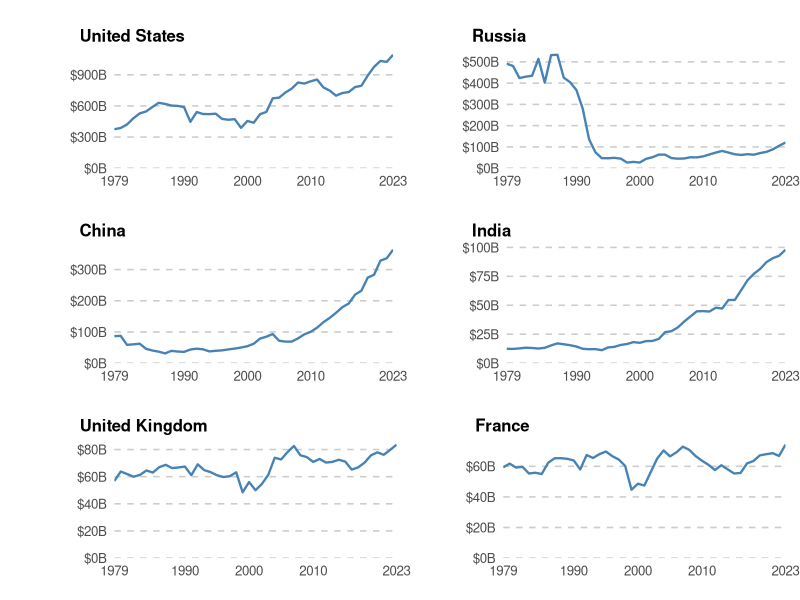
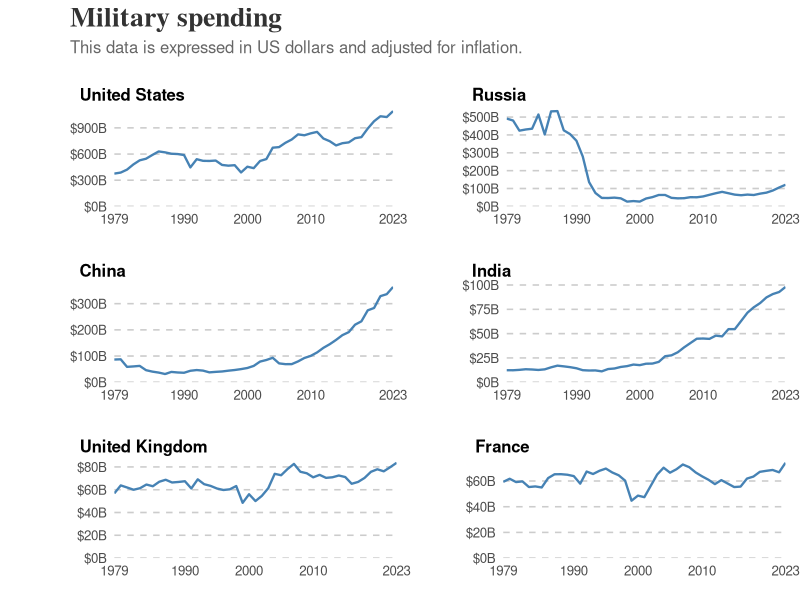
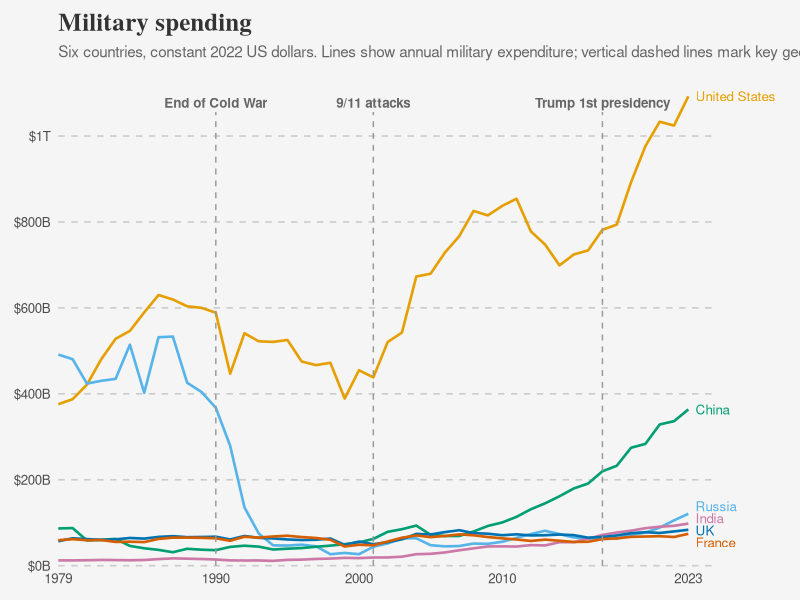
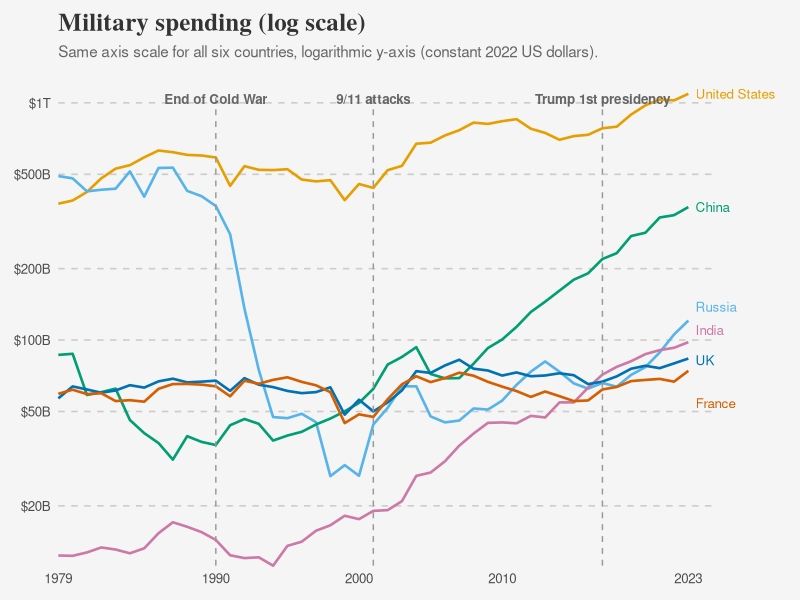
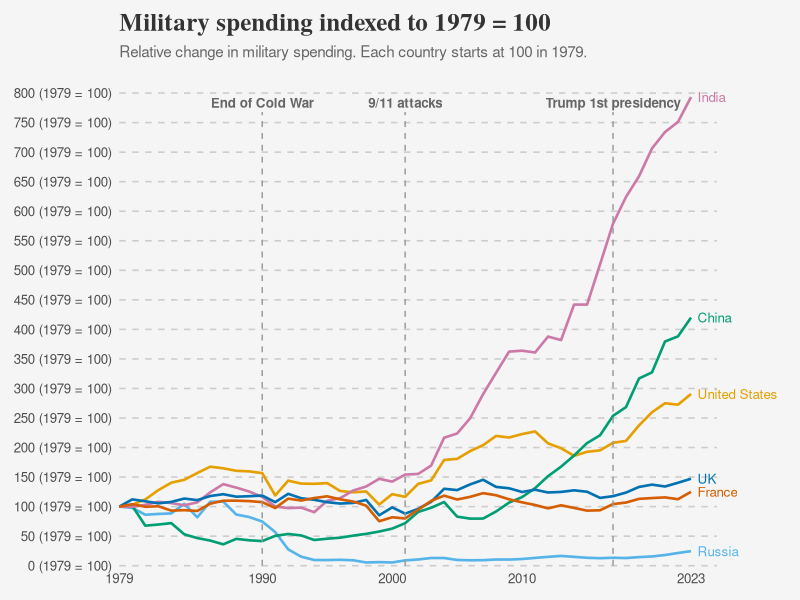

The R source for these figures, in order:
## ---- chunk 1
knitr::opts_chunk$set(
  out.width   = "100%",
  fig.align   = "center",
  fig.showtext = FALSE,
  echo        = TRUE,
  message     = FALSE,
  warning     = FALSE
)

library(tidyverse)
library(patchwork)

# light grey background used in the improved chart
bg_col <- "#F5F5F5"
## ---- chunk 2
ms <- readr::read_csv("military-spending-gmsd.csv",
                      show_col_types = FALSE)

glimpse(ms)
## ---- chunk 3
countries_focus <- c(
  "United States", "Russia", "China",
  "India", "United Kingdom", "France"
)

ms_clean <- ms %>%
  filter(Entity %in% countries_focus) %>%
  mutate(
    country = factor(
      Entity,
      levels = c(
        "United States",
        "Russia",
        "China",
        "India",
        "United Kingdom",
        "France"
      )
    ),
    spending_billion = `Military expenditure (constant US$)` / 1e9
  )

# Helper for y-axis labels: 200 -> $200B, 1200 -> $1.2T
format_spend <- function(x) {
  ifelse(
    x >= 1000,
    paste0("$", x / 1000, "T"),
    paste0("$", x, "B")
  )
}
## ---- chunk 4
# White background for the replicated chart
bg_rep <- "white"

# Helper function: create the panel for a single country
make_country_plot <- function(ctry) {
  ggplot(
    filter(ms_clean, country == ctry),
    aes(x = Year, y = spending_billion)
  ) +
    geom_line(color = "steelblue", linewidth = 0.8) +
    scale_x_continuous(
      breaks = c(1979, 1990, 2000, 2010, 2023),
      limits = c(1979, 2023),
      expand = expansion(mult = c(0, 0))
    ) +
    scale_y_continuous(
      limits = c(0, NA),
      labels = format_spend,
      expand = expansion(mult = c(0, 0.05))
    ) +
    labs(
      tag = ctry,
      x   = NULL,
      y   = NULL
    ) +
    theme_minimal(base_size = 12) +
    theme(
      panel.background   = element_rect(fill = bg_rep, colour = NA),
      plot.background    = element_rect(fill = bg_rep, colour = NA),
      panel.grid.major.x = element_blank(),
      panel.grid.minor.x = element_blank(),
      panel.grid.major.y = element_line(
        linetype = "dashed",
        colour   = "grey80"
      ),
      panel.grid.minor.y = element_blank(),
      axis.text.x        = element_text(colour = "grey30"),
      axis.text.y        = element_text(colour = "grey30"),
      # move country label up and slightly right
      plot.tag           = element_text(
        hjust   = 0,
        face    = "bold",
        size    = 12,
        family = "sans"
      ),
      plot.tag.position  = c(0.03, 1.10),
      # a bit more top margin to give room above the panel
      plot.margin        = margin(t = 30, r = 5, b = 10, l = 45)
    )
}
## ---- chunk 5
p_us <- make_country_plot("United States")
p_ru <- make_country_plot("Russia")
p_cn <- make_country_plot("China")
p_in <- make_country_plot("India")
p_uk <- make_country_plot("United Kingdom")
p_fr <- make_country_plot("France")
## ---- chunk 6
p_countries <- (p_us | p_ru) /
  (p_cn | p_in) /
  (p_uk | p_fr)

p_countries
## ---- chunk 7
p_replication <- p_countries +
  plot_annotation(
    title    = "Military spending",
    subtitle = "This data is expressed in US dollars and adjusted for inflation."
  ) &
  theme(
    plot.background = element_rect(fill = bg_rep, colour = NA),
    plot.title = element_text(
      hjust  = 0,
      colour = "grey20",
      face   = "bold",
      size   = 20,
      family = "serif"
    ),
    plot.subtitle = element_text(
      hjust  = 0,
      colour = "grey40",
      size   = 12,
      family = "sans"
    )
  )

p_replication
## ---- chunk 8
# Colorblind-friendly palette (Okabe–Ito)
okabe_ito <- c(
  "United States"   = "#E69F00",
  "Russia"          = "#56B4E9",
  "China"           = "#009E73",
  "India"           = "#CC79A7",
  "United Kingdom"  = "#0072B2",
  "France"          = "#D55E00"
)

# Maximum y value (rounded) for the plot
y_max <- ceiling(
  max(ms_clean$spending_billion, na.rm = TRUE) / 100
) * 100
## ---- chunk 9
# Labels at the end of each line
labels_raw <- ms_clean %>%
  dplyr::group_by(country) %>%
  dplyr::filter(Year == max(Year)) %>%
  dplyr::ungroup()

small_countries <- c("France", "United Kingdom", "India", "Russia")

min_small <- min(
  labels_raw$spending_billion[labels_raw$country %in% small_countries]
) - 20
step_small <- 28

labels_df <- labels_raw %>%
  dplyr::mutate(
    label_text = dplyr::if_else(
      country == "United Kingdom",
      "UK",
      as.character(country)
    ),
    label_y = dplyr::case_when(
      country == "France"         ~ min_small + 0 * step_small,
      country == "United Kingdom" ~ min_small + 1 * step_small,
      country == "India"          ~ min_small + 2 * step_small,
      country == "Russia"         ~ min_small + 3 * step_small,
      TRUE                        ~ spending_billion
    )
  )
## ---- chunk 10
# Some key events for reference
events_df <- tibble::tibble(
  year  = c(1990, 2001, 2017),
  label = c(
    "End of Cold War",
    "9/11 attacks",
    "Trump 1st presidency"
  )
)
## ---- chunk 11
ggplot(
  ms_clean,
  aes(x = Year, y = spending_billion, colour = country)
) +
  geom_line(linewidth = 0.9) +
  # event lines
  geom_segment(
    data = events_df,
    aes(
      x = year, xend = year,
      y = 0,    yend = y_max * 0.96
    ),
    inherit.aes = FALSE,
    linetype = "dashed",
    colour = "grey60"
  ) +
  geom_text(
    data = events_df,
    aes(
      x = year,
      y = y_max * 0.99,
      label = label
    ),
    inherit.aes = FALSE,
    vjust = 1.0,
    size = 3.4,
    family = "sans",
    fontface = "bold",
    colour = "grey40"
  ) +
  # line-end labels
  geom_text(
    data = labels_df,
    aes(
      x = Year,
      y = label_y,
      label = label_text
    ),
    hjust = 0,
    nudge_x = 0.5,
    size = 3.4,
    show.legend = FALSE
  ) +
  scale_x_continuous(
    breaks = c(1979, 1990, 2000, 2010, 2023),
    limits = c(1979, 2025),
    expand = expansion(mult = c(0, 0))
  ) +
  scale_y_continuous(
    limits = c(0, y_max),
    breaks = seq(0, y_max, by = 200),
    labels = format_spend,
    expand = expansion(mult = c(0, 0.05))
  ) +
  scale_colour_manual(values = okabe_ito, name = NULL) +
  coord_cartesian(clip = "off") +
  labs(
    title = "Military spending",
    subtitle = paste(
      "Six countries, constant 2022 US dollars.",
      "Lines show annual military expenditure;",
      "vertical dashed lines mark key geopolitical events."
    ),
    x = NULL,
    y = NULL
  ) +
  theme_minimal(base_size = 12) +
  theme(
    panel.background   = element_rect(fill = bg_col, colour = NA),
    plot.background    = element_rect(fill = bg_col, colour = NA),
    panel.grid.major.x = element_blank(),
    panel.grid.minor.x = element_blank(),
    panel.grid.major.y = element_line(
      linetype = "dashed",
      colour  = "grey80"
    ),
    panel.grid.minor.y = element_blank(),
    axis.text          = element_text(colour = "grey30"),
    legend.position    = "none",
    plot.margin        = margin(t = 10, r = 60, b = 10, l = 10),
    plot.title = element_text(
      hjust  = 0,
      colour = "grey20",
      face   = "bold",
      size   = 18,
      family = "serif"
    ),
    plot.subtitle = element_text(
      hjust  = 0,
      colour = "grey40",
      size   = 11,
      family = "sans"
    )
  )
## ---- chunk 12
# smallest positive value for log scale
min_pos <- min(
  ms_clean$spending_billion[ms_clean$spending_billion > 0],
  na.rm = TRUE
)

# nice log breaks in billions
log_breaks <- c(10, 20, 50, 100, 200, 500, 1000)
log_breaks <- log_breaks[log_breaks >= min_pos & log_breaks <= y_max]

ggplot(
  ms_clean,
  aes(x = Year, y = spending_billion, colour = country)
) +
  geom_line(linewidth = 0.9) +
  # event lines (reuse events_df from the absolute plot)
  geom_segment(
    data = events_df,
    aes(
      x = year, xend = year,
      y = min_pos, yend = y_max * 0.96
    ),
    inherit.aes = FALSE,
    linetype = "dashed",
    colour = "grey60"
  ) +
  geom_text(
    data = events_df,
    aes(
      x = year,
      y = y_max * 0.99,
      label = label
    ),
    inherit.aes = FALSE,
    vjust = 1.0,
    size = 3.4,
    family = "sans",
    fontface = "bold",
    colour = "grey40"
  ) +
  # line-end labels (reuse labels_df)
  geom_text(
    data = labels_df,
    aes(x = Year, y = label_y, label = label_text),
    hjust = 0,
    nudge_x = 0.5,
    size = 3.4,
    show.legend = FALSE
  ) +
  scale_x_continuous(
    breaks  = c(1979, 1990, 2000, 2010, 2023),
    limits  = c(1979, 2025),
    expand  = expansion(mult = c(0, 0))
  ) +
  scale_y_log10(
    limits = c(min_pos, y_max),
    breaks = log_breaks,
    labels = format_spend,
    expand = expansion(mult = c(0, 0.05))
  ) +
  scale_colour_manual(values = okabe_ito, name = NULL) +
  coord_cartesian(clip = "off") +
  labs(
    title = "Military spending (log scale)",
    subtitle = paste(
      "Same axis scale for all six countries,",
      "logarithmic y-axis (constant 2022 US dollars)."
    ),
    x = NULL,
    y = NULL
  ) +
  theme_minimal(base_size = 12) +
  theme(
    panel.background   = element_rect(fill = bg_col, colour = NA),
    plot.background    = element_rect(fill = bg_col, colour = NA),
    panel.grid.major.x = element_blank(),
    panel.grid.minor.x = element_blank(),
    panel.grid.major.y = element_line(
      linetype = "dashed",
      colour  = "grey80"
    ),
    panel.grid.minor.y = element_blank(),
    axis.text          = element_text(colour = "grey30"),
    legend.position    = "none",
    plot.margin        = margin(t = 10, r = 60, b = 10, l = 10),
    plot.title = element_text(
      hjust  = 0,
      colour = "grey20",
      face   = "bold",
      size   = 18,
      family = "serif"
    ),
    plot.subtitle = element_text(
      hjust  = 0,
      colour = "grey40",
      size   = 11,
      family = "sans"
    )
  )
## ---- chunk 13
# build index data: 1979 value = 100 for each country
ms_index <- ms_clean %>%
  dplyr::filter(!is.na(spending_billion)) %>%
  dplyr::group_by(country) %>%
  dplyr::mutate(
    base_1979 = spending_billion[Year == 1979][1]
  ) %>%
  dplyr::filter(!is.na(base_1979) & base_1979 > 0) %>%
  dplyr::mutate(
    spending_index = spending_billion / base_1979 * 100
  ) %>%
  dplyr::ungroup() %>%
  dplyr::filter(!is.na(spending_index))

# y-axis max for the index plot (rounded up nicely)
y_max_idx <- ceiling(
  max(ms_index$spending_index, na.rm = TRUE) / 50
) * 50

# line-end labels for the index plot
labels_idx <- ms_index %>%
  dplyr::group_by(country) %>%
  dplyr::filter(Year == max(Year)) %>%
  dplyr::ungroup() %>%
  dplyr::mutate(
    label_text = dplyr::if_else(
      country == "United Kingdom",
      "UK",
      as.character(country)
    )
  )

# key events (redefined here so the chunk is self-contained)
events_idx <- tibble::tibble(
  year  = c(1990, 2001, 2017),
  label = c(
    "End of Cold War",
    "9/11 attacks",
    "Trump 1st presidency"
  )
)

ggplot(
  ms_index,
  aes(x = Year, y = spending_index, colour = country)
) +
  geom_line(linewidth = 0.9) +
  # event lines
  geom_segment(
    data = events_idx,
    aes(
      x = year, xend = year,
      y = 0,    yend = y_max_idx * 0.96
    ),
    inherit.aes = FALSE,
    linetype = "dashed",
    colour = "grey60"
  ) +
  geom_text(
    data = events_idx,
    aes(
      x = year,
      y = y_max_idx * 0.99,
      label = label
    ),
    inherit.aes = FALSE,
    vjust = 1.0,
    size = 3.4,
    family = "sans",
    fontface = "bold",
    colour = "grey40"
  ) +
  # line-end labels
  geom_text(
    data = labels_idx,
    aes(
      x = Year,
      y = spending_index,
      label = label_text
    ),
    hjust = 0,
    nudge_x = 0.5,
    size = 3.4,
    show.legend = FALSE
  ) +
  scale_x_continuous(
    breaks  = c(1979, 1990, 2000, 2010, 2023),
    limits  = c(1979, 2025),
    expand  = expansion(mult = c(0, 0))
  ) +
  scale_y_continuous(
    limits  = c(0, y_max_idx),
    breaks  = seq(0, y_max_idx, by = 50),
    labels  = function(x) paste0(round(x), " (1979 = 100)"),
    expand  = expansion(mult = c(0, 0.05))
  ) +
  scale_colour_manual(values = okabe_ito, name = NULL) +
  coord_cartesian(clip = "off") +
  labs(
    title = "Military spending indexed to 1979 = 100",
    subtitle = paste(
      "Relative change in military spending.",
      "Each country starts at 100 in 1979."
    ),
    x = NULL,
    y = NULL
  ) +
  theme_minimal(base_size = 12) +
  theme(
    panel.background   = element_rect(fill = bg_col, colour = NA),
    plot.background    = element_rect(fill = bg_col, colour = NA),
    panel.grid.major.x = element_blank(),
    panel.grid.minor.x = element_blank(),
    panel.grid.major.y = element_line(
      linetype = "dashed",
      colour  = "grey80"
    ),
    panel.grid.minor.y = element_blank(),
    axis.text          = element_text(colour = "grey30"),
    legend.position    = "none",
    plot.margin        = margin(t = 10, r = 60, b = 10, l = 10),
    plot.title = element_text(
      hjust  = 0,
      colour = "grey20",
      face   = "bold",
      size   = 18,
      family = "serif"
    ),
    plot.subtitle = element_text(
      hjust  = 0,
      colour = "grey40",
      size   = 11,
      family = "sans"
    )
  )
